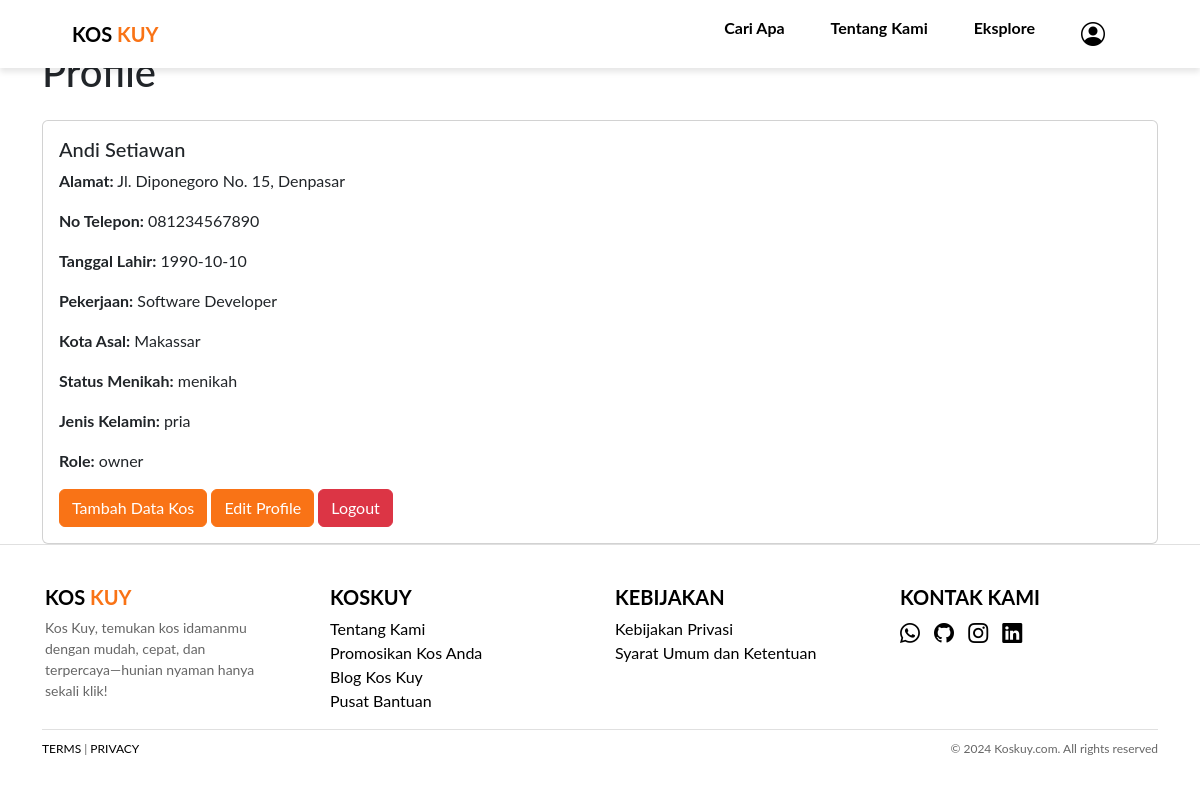
/final/profile.php (signed in), run on the app's committed database.
### tables this page shows
CREATE TABLE `user_profiles` (
  `profile_id` int(11) NOT NULL AUTO_INCREMENT,
  `user_id` int(11) DEFAULT NULL,
  `nama` varchar(100) DEFAULT NULL,
  `alamat` varchar(255) DEFAULT NULL,
  `no_telepon` varchar(15) DEFAULT NULL,
  `jenis_kelamin` enum('pria','wanita') NOT NULL,
  `tanggal_lahir` date DEFAULT NULL,
  `pekerjaan` varchar(100) DEFAULT NULL,
  `kota_asal` varchar(100) DEFAULT NULL,
  `status_menikah` enum('menikah','belum menikah') NOT NULL,
  PRIMARY KEY (`profile_id`),
  KEY `user_id` (`user_id`),
  CONSTRAINT `user_profiles_ibfk_1` FOREIGN KEY (`user_id`) REFERENCES `users` (`user_id`)
);

### final/profile.php (the view, shortened to what this page needs)
<?php
include 'php/database.php';
$user_id = $_SESSION['user_id'];
$query = $pdo->prepare("SELECT * FROM user_profiles WHERE user_id = :user_id");
$query->bindParam(':user_id', $user_id, PDO::PARAM_INT);
$query->execute();
$userProfile = $query->fetch(PDO::FETCH_ASSOC);
$role = $_SESSION['role'];
?>
<!DOCTYPE html>
<html lang="en">
<head>
    <link href="https://cdn.jsdelivr.net/npm/bootstrap-icons@1.11.3/font/bootstrap-icons.min.css" rel="stylesheet">
    <link rel="stylesheet" href="bootstrap/bootstrap-5.3.3-dist/css/bootstrap.min.css">
    <link rel="stylesheet" href="css/style.css">
</head>
<body>
    <?php include 'navbar.php'; ?>
    <div class="container mt-5">
        <h1 class="mb-4">Profile</h1>
        <div class="card">
            <div class="card-body">
                <h5 class="card-title"><?= htmlspecialchars($userProfile['nama']) ?></h5>
                <p class="card-text"><strong>Alamat:</strong> <?= htmlspecialchars($userProfile['alamat']) ?></p>
                <p class="card-text"><strong>No Telepon:</strong> <?= htmlspecialchars($userProfile['no_telepon']) ?></p>
                <p class="card-text"><strong>Tanggal Lahir:</strong> <?= htmlspecialchars($userProfile['tanggal_lahir']) ?></p>
                <p class="card-text"><strong>Pekerjaan:</strong> <?= htmlspecialchars($userProfile['pekerjaan']) ?></p>
                <p class="card-text"><strong>Kota Asal:</strong> <?= htmlspecialchars($userProfile['kota_asal']) ?></p>
                <p class="card-text"><strong>Status Menikah:</strong> <?= htmlspecialchars($userProfile['status_menikah']) ?></p>
                <p class="card-text"><strong>Jenis Kelamin:</strong> <?= htmlspecialchars($userProfile['jenis_kelamin']) ?></p>
                <p class="card-text"><strong>Role:</strong> <?= htmlspecialchars($role) ?></p>
                <?php if ($role == 'owner'): ?>
                    <a href="add-kos.php" class="btn btn-primary">Tambah Data Kos</a>
                <?php endif; ?>
                <a href="edit-profile.php" class="btn btn-primary">Edit Profile</a>
                <a href="php/logout.php" class="btn btn-danger">Logout</a>
            </div>
        </div>
    </div>
    <?php include 'footer.php'; ?>
</body>
</html>

### final/css/style.css (style rules this page uses)
body { font-family: 'Lato', sans-serif; }
.btn-primary { background-color: #f97316; border-color: #f97316; color: white; }

### data on the page
user_profiles: nama "Andi Setiawan", alamat "Jl. Diponegoro No. 15, Denpasar", no_telepon "081234567890", tanggal_lahir "1990-10-10", pekerjaan "Software Developer", kota_asal "Makassar", status_menikah "menikah", jenis_kelamin "pria"

### other printed values
$role "owner"
